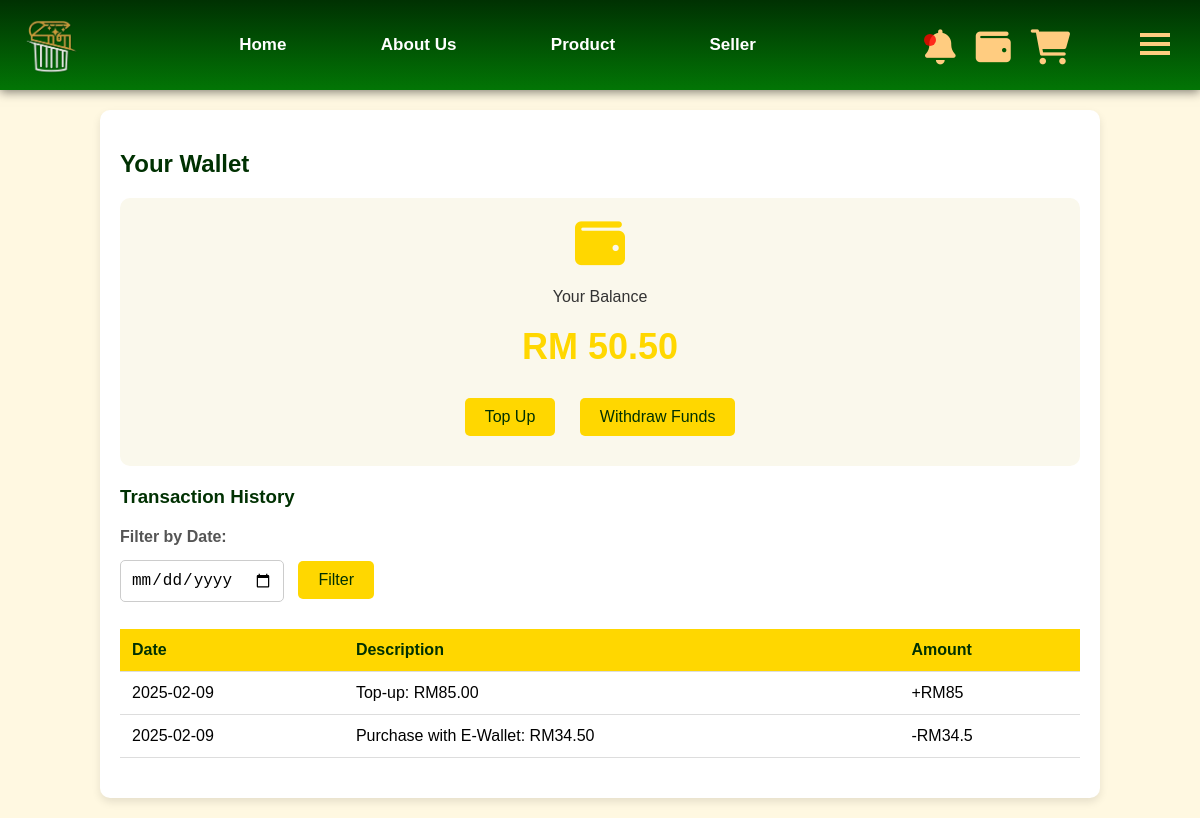
The app's page /e-wallet (signed in), older data.
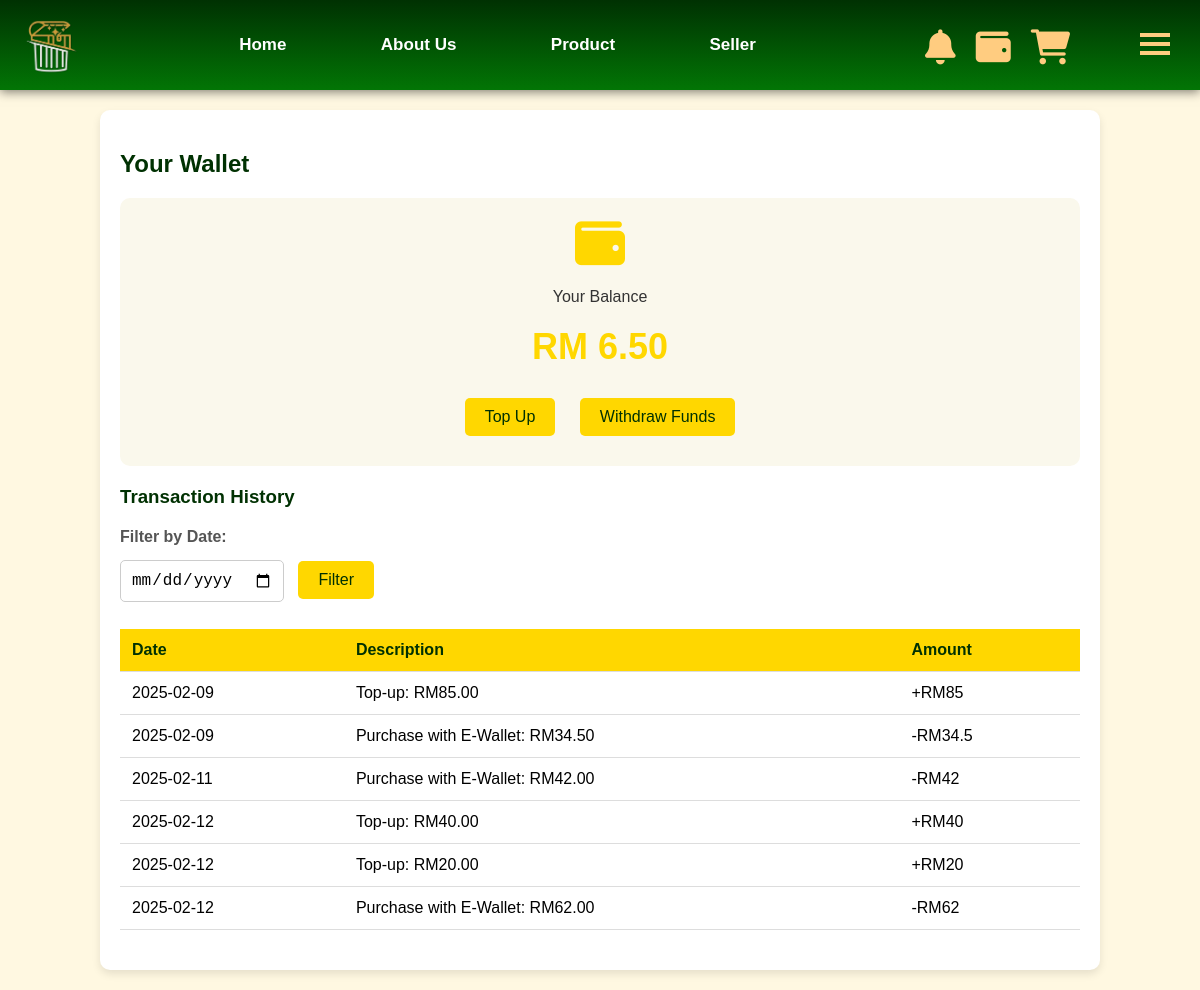
The same page, newer data.
### tables this page shows
CREATE TABLE user (
        pid INTEGER PRIMARY KEY AUTOINCREMENT,
        firstName TEXT NOT NULL,
        lastName TEXT NULL,
        email TEXT UNIQUE NOT NULL,
        password TEXT NOT NULL,
        isSeller INTEGER DEFAULT 0,
        haveBankCard INTEGER DEFAULT 0,
        phone_number TEXT,
        wallet DECIMAL(10, 2) DEFAULT 0.00,
        address TEXT
    );

CREATE TABLE wallet_transaction (
        id INTEGER PRIMARY KEY AUTOINCREMENT,
        buyer_id INTEGER NOT NULL,
        date DATE NOT NULL,
        description TEXT NOT NULL,
        amount DECIMAL(10,2) NOT NULL,
        FOREIGN KEY (buyer_id) REFERENCES user(pid) ON DELETE CASCADE ON UPDATE CASCADE
    );

### web.py (the view)
@app.route("/e-wallet", methods=['GET', 'POST'])
def eWallet():
    id = session.get("buyer_id")
    if not id:
        flash("You must be logged in to proceed to checkout.", "danger")
        return redirect(url_for("login"))
    con = get_connect_db()
    cur = con.cursor()
    user = cur.execute("SELECT * FROM user WHERE pid = ?", (id,)).fetchone()
    date_filter = request.form.get('dateFilter', '')
    try:
        if date_filter:
            cur.execute("SELECT * FROM wallet_transaction WHERE buyer_id = ? AND date = ?", (id, date_filter))
        else:
            cur.execute("SELECT * FROM wallet_transaction WHERE buyer_id = ?", (id,))
        transactions = cur.fetchall()
    except Exception as e:
        flash(f"Error while fetching transaction: {e}", "error")
        transactions = []
    finally:
        if con:
            con.close()
    return render_template("e-wallet.html", user=user, transactions=transactions, date_filter=date_filter)

### db.py (called while the page is built)
def get_connect_db():
    conn = sqlite3.connect(DATABASE_PATH)
    conn.row_factory = sqlite3.Row
    return conn

def get_unread_notification_count():
    user_id = session.get("buyer_id") or session.get("user_id")
    if not user_id:
        return 0
    con = get_connect_db()
    cur = con.cursor()
    unread_count = cur.execute("SELECT COUNT(*) FROM notification WHERE user_id = ? AND is_read = 0", (user_id,)).fetchone()[0]
    con.close()
    return unread_count

### web.py (called while the page is built)
@app.after_request
def add_header(response):
    response.headers["Cache-Control"] = "no-store, no-cache, must-revalidate, post-check=0, pre-check=0, max-age=0"
    response.headers["Pragma"] = "no-cache"
    response.headers["Expires"] = "0"
    return response

### templates/e-wallet.html (shortened to what this page needs)
{% extends "index.html" %}
{%block content%}
<link rel="stylesheet" href="../static/e-wallet.css">
<section id="dashboard" class="container">
    <h2>Your Wallet</h2>
    <div class="wallet-info">
        <i class="fas fa-wallet"></i>
        <p>Your Balance</p>
        <div class="balance">RM {{ "%.2f"| format(user.wallet) }}</div>
        <button class="action-btn" id="topUpBtn">Top Up</button>
        <button class="action-btn" id="withdrawBtn">Withdraw Funds</button>
    </div>
    <div id="transactions">
        <h3>Transaction History</h3>
        <form method="POST">
            <div class="filters">
                <label for="dateFilter">Filter by Date:</label>
                <input type="date" id="dateFilter" name="dateFilter" value="{{ date_filter }}">
                <button type="submit" class="action-btn">Filter</button>
            </div>
          </form>
        <table>
            <thead>
                <tr>
                    <th>Date</th>
                    <th>Description</th>
                    <th>Amount</th>
                </tr>
            </thead>
            <tbody>
                {% for transaction in transactions %}
                  <tr>
                      <td>{{ transaction["date"] }}</td>
                      <td>{{ transaction["description"] }}</td>
                      <td>{% if transaction["amount"] < 0 %}-RM{% else %}+RM{% endif %}{{ transaction["amount"]|abs }}</td>
                  </tr>
                {% endfor %}
            </tbody>
        </table>
    </div>
</section>
{%endblock%}

Row changes from the older to the newer data that the page shows:
changed user: wallet "50.50" → "6.50"
added wallet_transaction: shows "-RM"
added wallet_transaction: shows "+RM"
added wallet_transaction: shows "+RM"
added wallet_transaction: shows "-RM"
